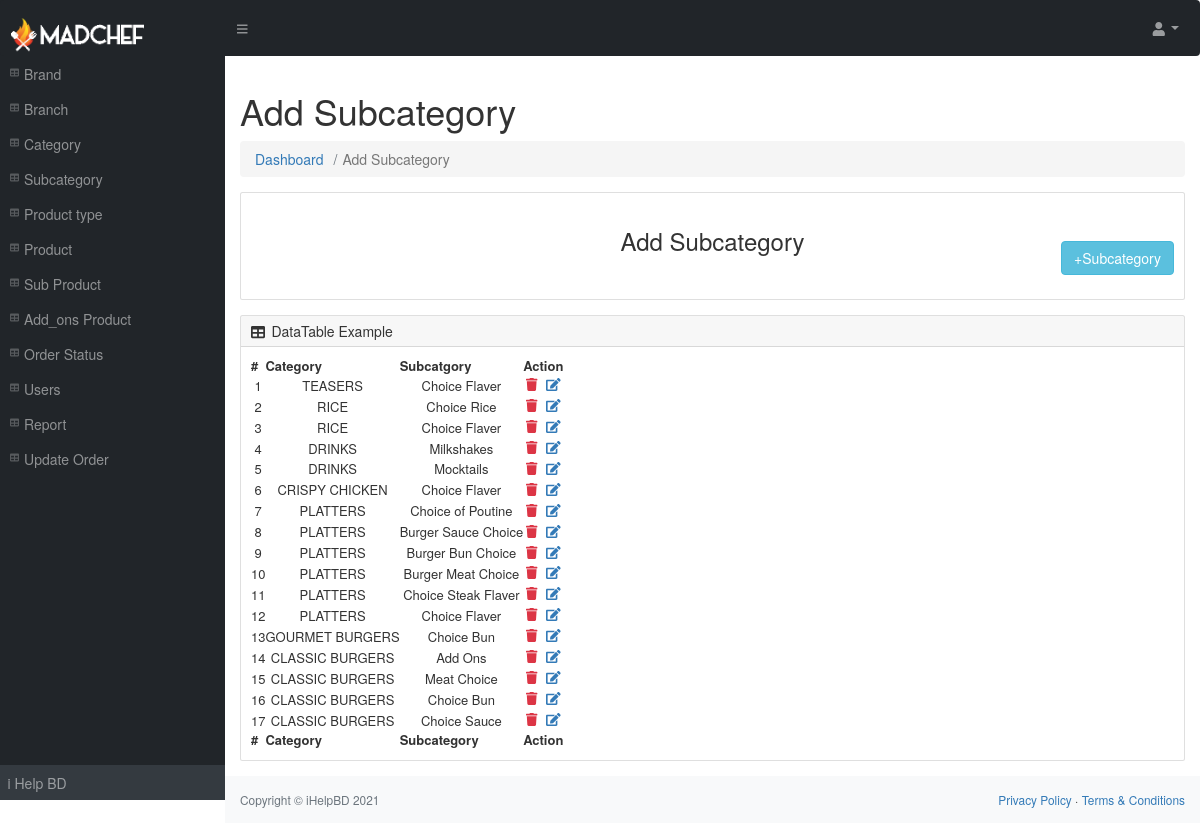
The app's page /madchef-admin/add_subcategory.php (signed in) with its own data.
### tables this page shows
CREATE TABLE IF NOT EXISTS `subcategory` (
  `id` int(11) NOT NULL,
  `category` varchar(255) DEFAULT NULL,
  `subcategory` varchar(255) NOT NULL,
  `status` varchar(255) DEFAULT '1'
);

### madchef-admin/sub_category_data.php (the view, shortened to what this page needs)
<?php
include_once 'database.php';
include_once 'sidebar.php';
$sql=$con->query("SELECT * FROM `subcategory` ORDER BY `subcategory`.`id` DESC");
$i=1;
?>
<table id="datatablesSimple"  style="font-size: 13px;">
    <thead>
        <tr>
            <th>#</th>
            <th>Category</th>
            <th>Subcatgory</th>
            <th>Action</th>
        </tr>
    </thead>
    <tfoot>
        <tr>
           <th>#</th>
            <th>Category</th>
            <th>Subcategory</th>
            <th>Action</th>
        </tr>
    </tfoot>
    <tbody>
        <?php
        while ($row=mysqli_fetch_assoc($sql))
        {
            ?>
            <tr>
                <td class=" text-center"><?php echo $i; ?></td>
                <td class=" text-center"><?php echo $row['category']; ?></td>
                <td class=" text-center"><?php echo $row['subcategory']; ?></td>
                <td class=" text-center">
                <a href="#"><i class="fas fa-trash text-danger m-1 float-left" onclick="del_subcategory(<?php echo $row['id']; ?>)"></i></a>
                <a href="#"><i class="fa fa-edit m-1 float-left" data-toggle="modal" data-target="#exampleModal" onclick="sub_category_edit(<?php echo $row['id']; ?>)"></i>
                </a>
              </td>
          </tr>
            <?php
            $i++;
        }
        ?>
    </tbody>
</table>
<?php include_once 'sidebar.php'; ?>

### records on screen
subcategory: category "TEASERS", subcategory "Choice Flaver"
subcategory: category "RICE", subcategory "Choice Rice"
subcategory: category "RICE", subcategory "Choice Flaver"
subcategory: category "DRINKS", subcategory "Milkshakes"
subcategory: category "DRINKS", subcategory "Mocktails"
subcategory: category "CRISPY CHICKEN", subcategory "Choice Flaver"
subcategory: category "PLATTERS", subcategory "Choice of Poutine"
subcategory: category "PLATTERS", subcategory "Burger Sauce Choice"
subcategory: category "PLATTERS", subcategory "Burger Bun Choice"
subcategory: category "PLATTERS", subcategory "Burger Meat Choice"
subcategory: category "PLATTERS", subcategory "Choice Steak Flaver"
subcategory: category "PLATTERS", subcategory "Choice Flaver"
subcategory: category "GOURMET BURGERS", subcategory "Choice Bun"
subcategory: category "CLASSIC BURGERS", subcategory "Add Ons"
subcategory: category "CLASSIC BURGERS", subcategory "Meat Choice"
subcategory: category "CLASSIC BURGERS", subcategory "Choice Bun"
subcategory: category "CLASSIC BURGERS", subcategory "Choice Sauce"
